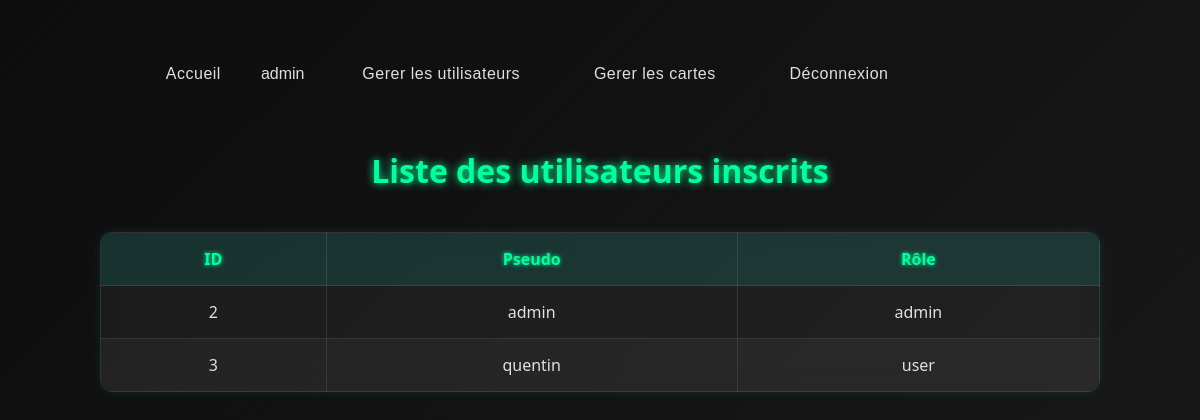
The app's page /superTCG/gererutilisateur.php (signed in) with its own data.
### tables this page shows
CREATE TABLE `users` (
  `user_id` int(11) NOT NULL,
  `username` varchar(50) NOT NULL,
  `password` varchar(255) NOT NULL,
  `role` enum('user','admin') DEFAULT 'user'
);

### superTCG/gererutilisateur.php (the view, shortened to what this page needs)
<?php
include('common/navbar.php');
include('./config.php');
$stmt = $conn->query("SELECT user_id, username, role FROM users");
$users = $stmt->fetchAll(PDO::FETCH_ASSOC);
?>
<html lang="en">
<head>
    <link rel="stylesheet" href="css/gererUS.css">
</head>
<body class="container">
    <div>
        <h1 class="titre">Liste des utilisateurs inscrits</h1>
        <?php if (empty($users)): ?>
            <p>Aucun utilisateur inscrit.</p>
        <?php else: ?>
            <table>
                <thead>
                    <tr>
                        <th>ID</th>
                        <th>Pseudo</th>
                        <th>Rôle</th>
                    </tr>
                </thead>
                <tbody>
                    <?php foreach ($users as $user): ?>
                        <tr>
                            <td><?php echo $user['user_id']; ?></td>
                            <td><?php echo $user['username']; ?></td>
                            <td><?php echo $user['role']; ?></td>
                        </tr>
                    <?php endforeach; ?>
                </tbody>
            </table>
        <?php endif; ?>
    </div>
</body>
</html>

### superTCG/common/style.css (style rules this page uses)
:root { --cyber-dark: #0a0a0a; --cyber-darker: #050505; --cyber-accent: #00ff9d; --cyber-glow: 0 0 10px rgba(0, 255, 157, 0.7); --cyber-text: #e0e0e0; --cyber-border: #1f1f1f; }

### superTCG/css/gererUS.css (style rules this page uses)
body { font-family: 'Segoe UI', Tahoma, Geneva, Verdana, sans-serif; background: linear-gradient(135deg, #0d0d0d, #1a1a1a); color: #e0e0e0; margin: 0; padding: 20px; }
.container { max-width: 1000px; margin: auto; padding: 20px; }
.titre { text-align: center; color: #00ff9d; text-shadow: 0 0 8px #00ff9d; margin-bottom: 40px; }
table { width: 100%; border-collapse: collapse; background: rgba(255, 255, 255, 0.05); backdrop-filter: blur(10px); border-radius: 12px; overflow: hidden; box-shadow: 0 0 10px rgba(0, 255, 231, 0.1); }
th, td { padding: 15px; border: 1px solid rgba(255, 255, 255, 0.1); text-align: center; color: #e0e0e0; }
th { background-color: rgba(0, 255, 231, 0.1); color: #00ff9d; text-shadow: 0 0 4px #00ff9d; }
tr:nth-child(even) { background-color: rgba(255, 255, 255, 0.03); }

### records on screen
users: user_id "2", username "admin", role "admin"
users: user_id "3", username "quentin", role "user"

### other values on screen
$_SESSION["role"] "admin"
